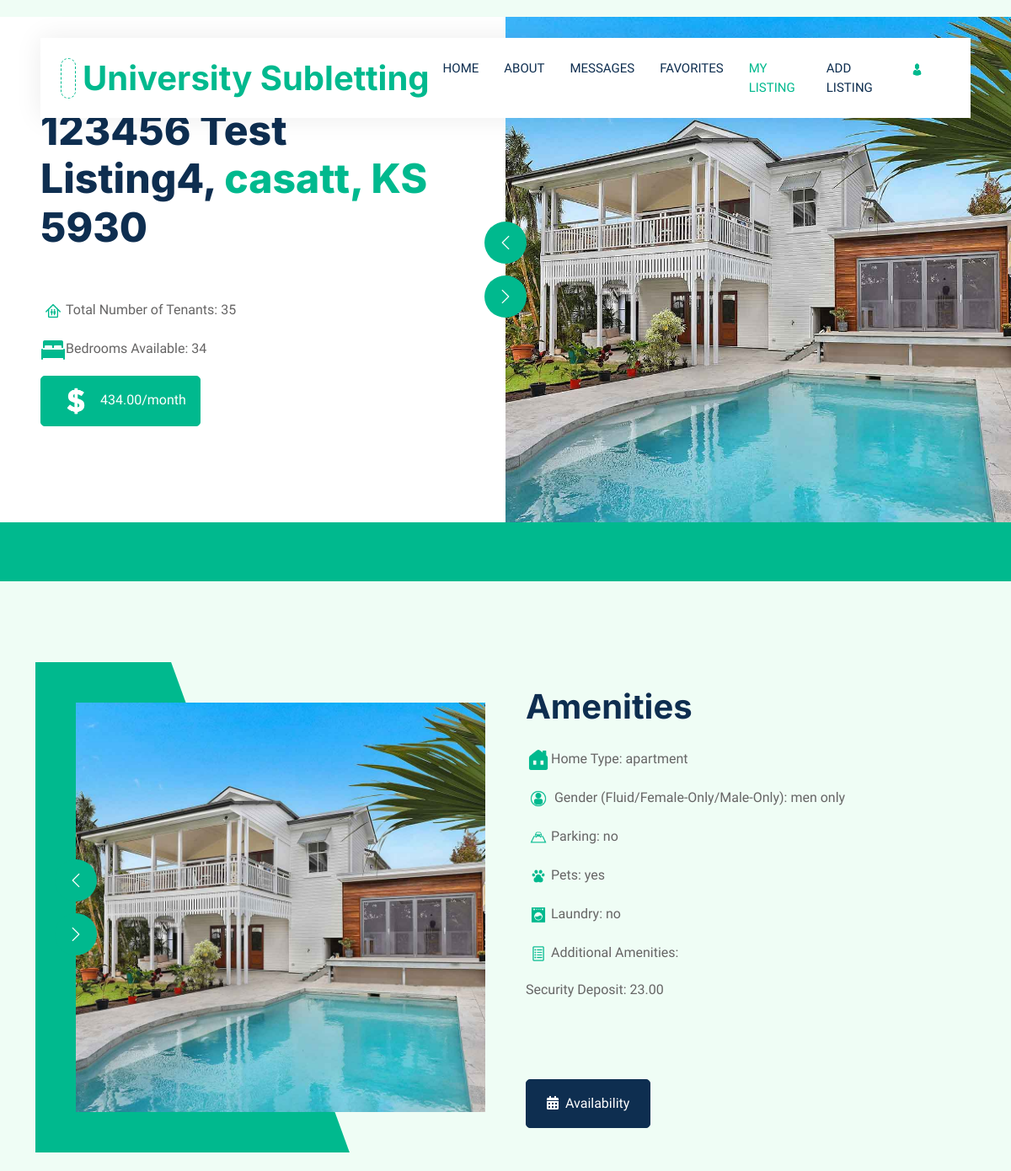
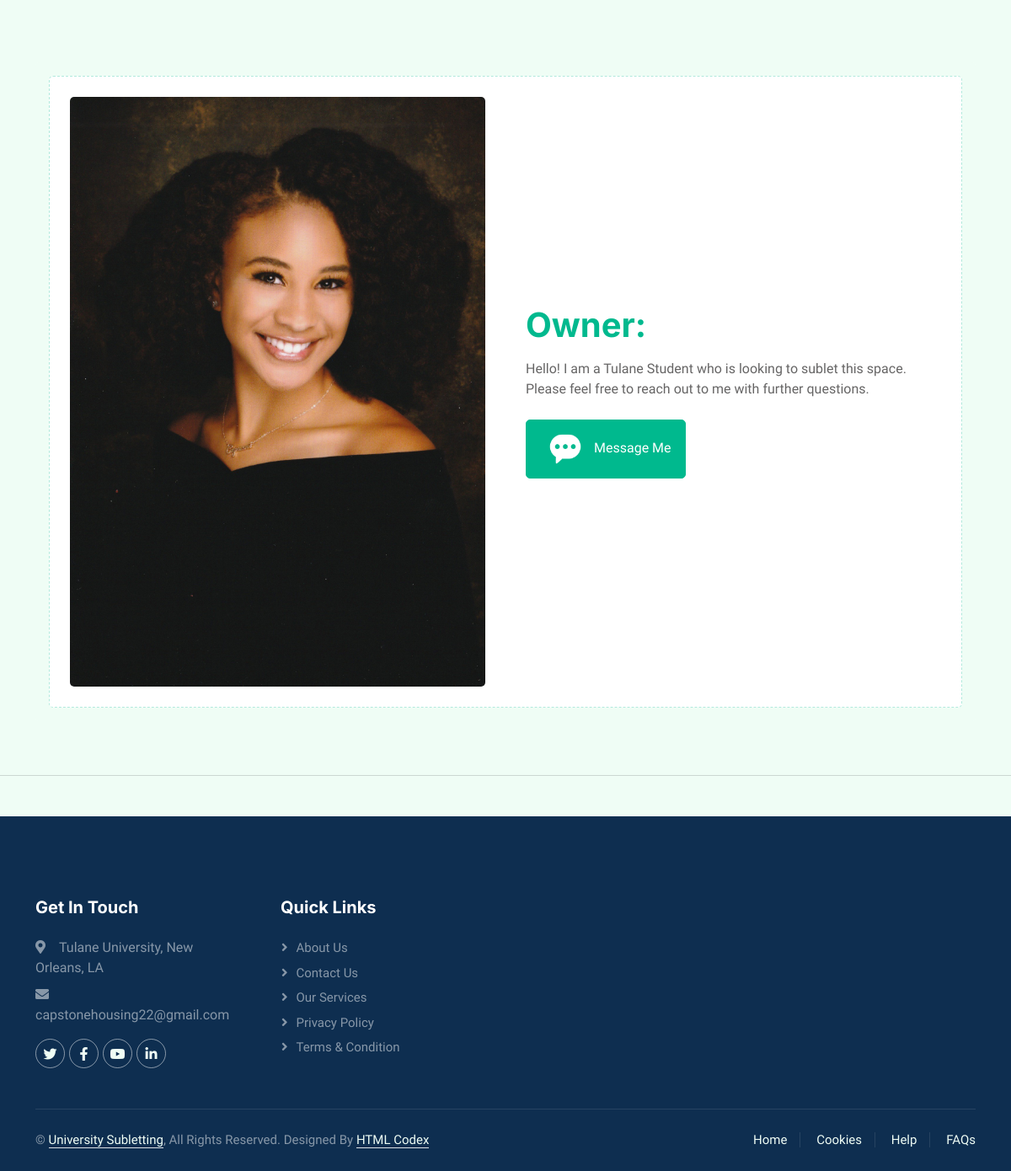
The app's page /listing (signed in) with its own data (2 pictures, top to bottom).
### hello/models.py (models this page shows)
class allinformation(models.Model):
    user = models.ForeignKey(User, on_delete=models.CASCADE, null=True)
    address = models.CharField(max_length=200, blank=True, null=True)
    city = models.CharField(max_length=200, blank=True, null=True)
    zip = models.IntegerField( blank=True, null=True)
    state = models.CharField(max_length=22, blank=True, null=True)
    hometype = models.CharField(max_length=100, blank=True, null=True)
    monthlyprice = models.DecimalField(max_digits = 100, decimal_places=2, blank=True, null=True)
    securitydeposit = models.DecimalField(max_digits = 100, decimal_places=2, blank=True, null=True)
    numbertenants = models.IntegerField(blank=True, null=True)
    gender = models.CharField(max_length=20, blank=True, null=True)
    beds = models.IntegerField( blank=True, null=True)
    addrentinfo = models.CharField(max_length=300, blank=True, null=True)
    parking = models.CharField(max_length=4, blank=True, null=True)
    pets = models.CharField(max_length=4, blank=True, null=True)
    laundry = models.CharField(max_length=20, blank=True, null=True)
    addamenityinfo = models.CharField(max_length=300, blank=True, null=True)
    image = models.ImageField(upload_to="images/",default="images/image_coming_soon.png", height_field=None, width_field=None, max_length=100,blank=True, null=True)

### hello/views.py (the view)
# urls.py: path("listing", views.listing, name="listing"),
def listing(request):
    addyinfo = allinformation.objects.filter(user=request.user).last()
    if addyinfo==None:
        return add_listing(request)
    return render(request, "hello/listing.html", {'addyinfo': addyinfo,})

### hello/templates/hello/listing.html (shortened to what this page needs)
{% extends "hello/layout.html" %}
{% load static %}
{% block content %}
<!DOCTYPE html>
<html lang="en">
<head>
    <link href="https://cdnjs.cloudflare.com/ajax/libs/font-awesome/5.10.0/css/all.min.css" rel="stylesheet">
    <link href="https://cdn.jsdelivr.net/npm/bootstrap-icons@1.4.1/font/bootstrap-icons.css" rel="stylesheet">
    <link href="{% static 'hello/lib/animate/animate.min.css' %}" rel="stylesheet">
    <link href="{% static 'hello/lib/owlcarousel/assets/owl.carousel.min.css' %}" rel="stylesheet">
    <link href="{% static 'hello/css/bootstrap.min.css' %}" rel="stylesheet">
    <link href="{% static 'hello/css/style.css' %}" rel="stylesheet">
</head>
<body>
    <div class="container-fluid nav-bar bg-transparent">
        <nav class="navbar navbar-expand-lg bg-white navbar-light py-0 px-4">
            <a href="{% url 'home' %}" class="navbar-brand d-flex align-items-center text-center">
                <div class="icon p-2 me-2">
                </div>
                <h1 class="m-0 text-primary">University Subletting</h1>
            </a>
            <div class="navbar-nav ms-auto">
                <a href="{% url 'home' %}" class="nav-item nav-link">Home</a>
                <a href="{% url 'about' %}" class="nav-item nav-link">About</a>
                <a href="{% url 'messages' %}" class="nav-item nav-link">Messages</a>
                <a href="{% url 'favorites' %}" class="nav-item nav-link">Favorites</a>
                <a href="{% url 'listing' %}" class="nav-item nav-link active">My Listing</a>
                <a href="{% url 'add_listing' %}" class="nav-item nav-link">Add Listing</a>
                <a href="{% url 'profile' %}" class="nav-item nav-link"><img class="img-fluid" src="{% static 'hello/images/icon-profile.png' %}" alt="Icon" style="width: 25px; height: 25px;"></a>
            </div>
        </nav>
    </div>
    <div class="container-fluid header bg-white p-0">
        <div class="row g-0 align-items-center flex-column-reverse flex-md-row">
            <div class="col-md-6 p-5 mt-lg-2">
                <h1 class="display-5 animated fadeIn mb-4">{{addyinfo.address}}, <span class="text-primary">{{addyinfo.city}}, {{addyinfo.state}}</span> {{addyinfo.zip}}</h1>
                <p class="animated fadeIn mb-4 pb-2">{{addyinfo.addrentinfo}} </p>
                <p><img class="img-fluid" src="{% static 'hello/images/icon-tenants.png'%}" alt="Icon" style="width: 30px; height: 30px;">Total Number of Tenants: {{addyinfo.numbertenants}}</p>
                <p><img class="img-fluid" src="{% static 'hello/images/icon-bed.png'%}" alt="Icon" style="width: 30px; height: 30px;">Bedrooms Available: {{addyinfo.beds}}</p>
                <p class="btn btn-primary py-1 px-3 me-1 animated fadeIn">
                    <img class="img-fluid" src="{% static 'hello/images/icon-dollar.png'%}" alt="Icon" style="width: 50px; height: 50px;">
                    {{addyinfo.monthlyprice}}/month
                </p>
            </div>
            <div class="col-md-6 animated fadeIn">
                <div class="owl-carousel header-carousel">
                    <div class="owl-carousel-item">
                        <img class="img-fluid" src="{% static 'hello/images/carousel-1.jpg' %}" alt="">
                    </div>
                </div>
            </div>
        </div>
    </div>
    <div class="container-fluid bg-primary mb-5 wow fadeIn" data-wow-delay="0.1s" style="padding: 35px;"></div>
    <div class="container-xxl py-5">
        <div class="container">
            <div class="row g-5 align-items-center">
                <div class="col-lg-6 wow fadeIn position-relative" data-wow-delay="0.1s">
                    <div class="about-img position-relative overflow-hidden p-5 pe-0">
                        <div class="owl-carousel header-carousel">
                            <div class="owl-carousel-item">
                                <img class="img-fluid" src="{% static 'hello/images/carousel-1.jpg' %}" alt="">
                            </div>
                        </div>
                    </div>
                </div>
                <div class="col-lg-6 wow fadeIn" data-wow-delay="0.5s">
                    <h1 class="mb-4">Amenities</h1>
                    <p><img class="img-fluid" src="{% static 'hello/images/icon-house (2).png'%}" alt="Icon" style="width: 30px; height: 30px;">Home Type: {{addyinfo.hometype}}</p>
                    <p><img class="img-fluid" src="{% static 'hello/images/icon-person.png'%}" alt="Icon" style="width: 30px; height: 30px;"> Gender (Fluid/Female-Only/Male-Only): {{addyinfo.gender}}</p>
                    <p><img class="img-fluid" src="{% static 'hello/images/icon-parking.png'%}" alt="Icon" style="width: 30px; height: 30px;">Parking: {{addyinfo.parking}}</p>
                    <p><img class="img-fluid" src="{% static 'hello/images/icon-pet.png'%}" alt="Icon" style="width: 30px; height: 30px;">Pets: {{addyinfo.pets}}</p>
                    <p><img class="img-fluid" src="{% static 'hello/images/icon-laundry.png'%}" alt="Icon" style="width: 30px; height: 30px;">Laundry: {{addyinfo.laundry}}</p>
                    <p><img class="img-fluid" src="{% static 'hello/images/icon-misc.png'%}" alt="Icon" style="width: 30px; height: 30px;">Additional Amenities: {{addyinfo.addamenityinfo}}</p>
                    <p class="mb-4">Security Deposit: {{addyinfo.securitydeposit}}</p>
                    <form action = "/addFavorites/" method = "post">
                        <button class="btn btn-primary py-1 px-3 me-1 animated fadeIn" type="submit" name = "favorite" value={{addyinfo.id}}>
                            <img class="img-fluid" src="{% static 'hello/images/icon-favorite.png'%}" alt="Icon" style="width: 60px; height: 60px;">
                        </button>
                    </form>
                    <a href="" class="btn btn-dark py-3 px-4"><i class="fa fa-calendar-alt me-2"></i>Availability</a>
                </div>
            </div>
        </div>
    </div>
    <div class="container-xxl py-5">
        <div class="container">
            <div class="bg-light rounded p-3">
                <div class="bg-white rounded p-4" style="border: 1px dashed rgba(0, 185, 142, .3)">
                    <div class="row g-5 align-items-center">
                        <div class="col-lg-6 wow fadeIn" data-wow-delay="0.1s">
                            <img class="img-fluid rounded w-100" src="{% static 'hello/images/kayla-headshot.jpg' %}" alt="">
                        </div>
                        <div class="col-lg-6 wow fadeIn" data-wow-delay="0.5s">
                            <div class="mb-4">
                                <h1 class="mb-3"><span class="text-primary">Owner: </span> {{user.first_name}} {{user.last_name}}</h1>
                                <p>Hello! I am a Tulane Student who is looking to sublet this space. Please feel free to reach out to me with further questions. </p>
                            </div>
                            <button class="btn btn-primary py-1 px-3 me-1 animated fadeIn">
                                <img class="img-fluid" src="{% static 'hello/images/icon-message.png'%}" alt="Icon" style="width: 60px; height: 60px;">
                                Message Me
                            </button>
                        </div>
                    </div>
                </div>
            </div>
        </div>
    </div>
</body>
</html>
{% endblock %}

### hello/static/hello/css/style.css (style rules this page uses)
:root { --primary: #00B98E; --secondary: #FF6922; --light: #EFFDF5; --dark: #0E2E50; }
.btn { transition: .5s; }
.btn.btn-primary, .btn.btn-secondary { color: #FFFFFF; }
.nav-bar { position: relative; margin-top: 45px; padding: 0 3rem; transition: .5s; z-index: 9999; }
.navbar { box-shadow: 0 0 30px rgba(0, 0, 0, .08); }
.navbar-light .navbar-nav .nav-link { margin-right: 30px; padding: 25px 0; color: #FFFFFF; font-size: 15px; text-transform: uppercase; outline: none; }
.navbar-light .navbar-nav .nav-link:hover, .navbar-light .navbar-nav .nav-link.active { color: var(--primary); }
.navbar-light .navbar-brand { height: 75px; }
.navbar-light .navbar-nav .nav-link { color: var(--dark); font-weight: 500; }
@media (min-width: 992px) { .header { margin-top: -120px; } }
.icon { padding: 15px; display: inline-flex; align-items: center; justify-content: center; background: #FFFFFF !important; border-radius: 50px; border: 1px dashed var(--primary) !important; }
.about-img img { position: relative; z-index: 2; }
.about-img::before { position: absolute; content: ""; top: 0; left: -50%; width: 100%; height: 100%; background: var(--primary); transform: skew(20deg); z-index: 1; }

### records on screen
allinformation: address "123456 Test Listing4", city "casatt", state "KS", zip "5930", numbertenants "35", beds "34", monthlyprice "434.00", hometype "apartment", gender "men only", parking "no", pets "yes", laundry "no", securitydeposit "23.00"
